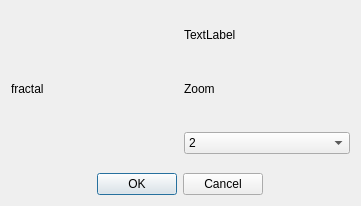
<?xml version="1.0" encoding="UTF-8"?>
<ui version="4.0">
 <class>Dialog</class>
 <widget class="QDialog" name="Dialog">
  <property name="geometry">
   <rect>
    <x>0</x>
    <y>0</y>
    <width>361</width>
    <height>206</height>
   </rect>
  </property>
  <property name="windowTitle">
   <string>Dialog</string>
  </property>
  <layout class="QVBoxLayout" name="verticalLayout">
   <item>
    <layout class="QHBoxLayout" name="horizontalLayout">
     <item>
      <widget class="QLabel" name="fractal_label">
       <property name="text">
        <string>fractal</string>
       </property>
      </widget>
     </item>
     <item>
      <layout class="QVBoxLayout" name="verticalLayout_2">
       <item>
        <widget class="QLabel" name="label">
         <property name="text">
          <string>TextLabel</string>
         </property>
        </widget>
       </item>
       <item alignment="Qt::AlignVCenter">
        <widget class="QLabel" name="label_2">
         <property name="text">
          <string>Zoom</string>
         </property>
        </widget>
       </item>
       <item alignment="Qt::AlignVCenter">
        <widget class="QComboBox" name="comboBox">
         <item>
          <property name="text">
           <string>2</string>
          </property>
         </item>
         <item>
          <property name="text">
           <string>5</string>
          </property>
         </item>
         <item>
          <property name="text">
           <string>10</string>
          </property>
         </item>
         <item>
          <property name="text">
           <string>100</string>
          </property>
         </item>
        </widget>
       </item>
      </layout>
     </item>
    </layout>
   </item>
   <item alignment="Qt::AlignHCenter">
    <widget class="QDialogButtonBox" name="buttonBox">
     <property name="orientation">
      <enum>Qt::Horizontal</enum>
     </property>
     <property name="standardButtons">
      <set>QDialogButtonBox::Cancel|QDialogButtonBox::Ok</set>
     </property>
    </widget>
   </item>
  </layout>
 </widget>
 <resources/>
 <connections>
  <connection>
   <sender>buttonBox</sender>
   <signal>accepted()</signal>
   <receiver>Dialog</receiver>
   <slot>accept()</slot>
   <hints>
    <hint type="sourcelabel">
     <x>248</x>
     <y>254</y>
    </hint>
    <hint type="destinationlabel">
     <x>157</x>
     <y>274</y>
    </hint>
   </hints>
  </connection>
  <connection>
   <sender>buttonBox</sender>
   <signal>rejected()</signal>
   <receiver>Dialog</receiver>
   <slot>reject()</slot>
   <hints>
    <hint type="sourcelabel">
     <x>316</x>
     <y>260</y>
    </hint>
    <hint type="destinationlabel">
     <x>286</x>
     <y>274</y>
    </hint>
   </hints>
  </connection>
 </connections>
</ui>
